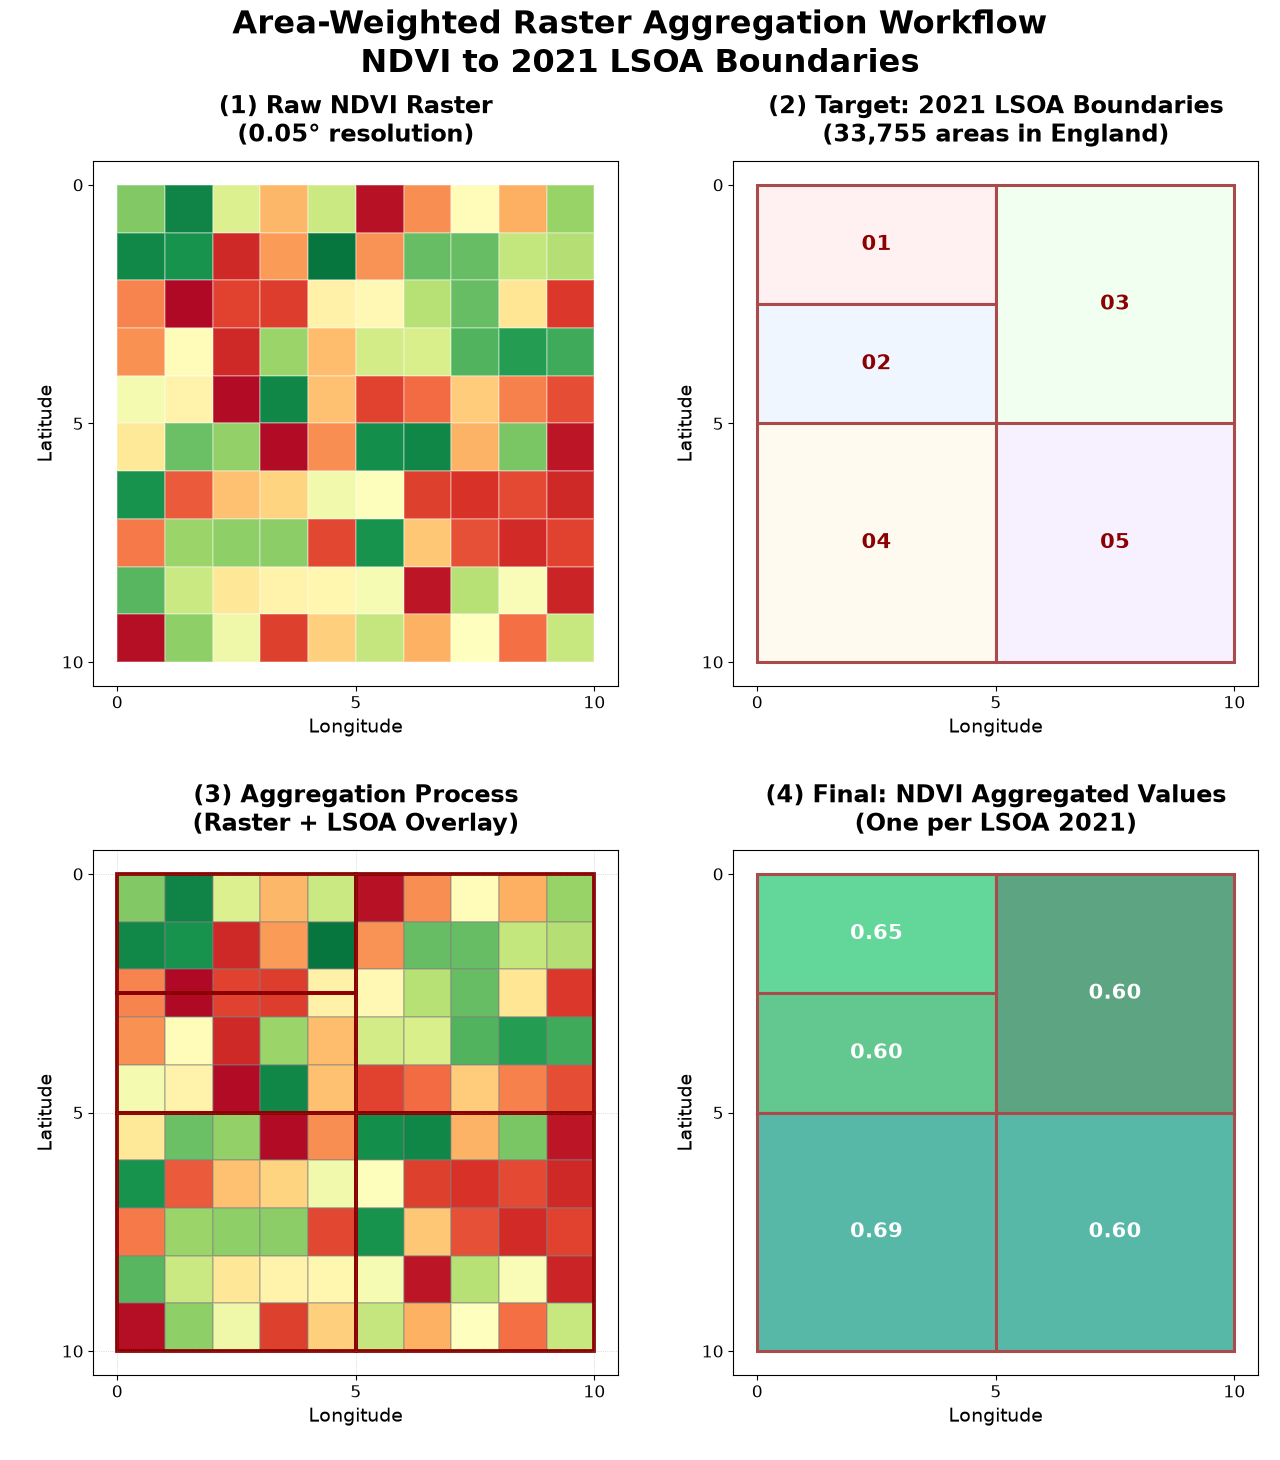

Source code (Python):
"""Generate the illustrative NDVI-to-LSOA aggregation workflow figure.

The raster values are synthetic and are used only to illustrate the diagram;
this script does not process source NDVI data.
"""

from pathlib import Path

import matplotlib.pyplot as plt
import numpy as np
from matplotlib.patches import Rectangle


OUTPUT_PATH = Path(__file__).with_name("lsoa_aggregation_workflow.png")
POLYGONS = (
    (0, 0, 5, 2.5, "01"),
    (0, 2.5, 5, 2.5, "02"),
    (5, 0, 5, 5, "03"),
    (0, 5, 5, 5, "04"),
    (5, 5, 5, 5, "05"),
)


def style_axes(ax):
    ax.set_xlim(-0.5, 10.5)
    ax.set_ylim(10.5, -0.5)
    ax.set_xticks((0, 5, 10))
    ax.set_yticks((0, 5, 10))
    ax.set_xlabel("Longitude", fontsize=14)
    ax.set_ylabel("Latitude", fontsize=14)
    ax.tick_params(labelsize=12)
    ax.set_aspect("equal")


def add_polygons(ax, facecolors, edgecolor, linewidth, show_labels=True):
    for (x, y, width, height, label), facecolor in zip(POLYGONS, facecolors):
        ax.add_patch(
            Rectangle(
                (x, y),
                width,
                height,
                facecolor=facecolor,
                edgecolor=edgecolor,
                linewidth=linewidth,
            )
        )
        if show_labels:
            ax.text(
                x + width / 2,
                y + height / 2,
                label,
                color="darkred",
                fontsize=15,
                fontweight="bold",
                ha="center",
                va="center",
            )


def main():
    rng = np.random.default_rng(2021)
    ndvi = rng.uniform(0, 1, size=(10, 10))

    fig = plt.figure(figsize=(12.8, 14.6), facecolor="white")
    fig.suptitle(
        "Area-Weighted Raster Aggregation Workflow\n"
        "NDVI to 2021 LSOA Boundaries",
        fontsize=23,
        fontweight="bold",
        y=0.995,
        linespacing=1.1,
    )

    axes = (
        fig.add_axes((0.073, 0.53, 0.41, 0.36)),
        fig.add_axes((0.573, 0.53, 0.41, 0.36)),
        fig.add_axes((0.073, 0.058, 0.41, 0.36)),
        fig.add_axes((0.573, 0.058, 0.41, 0.36)),
    )
    titles = (
        "(1) Raw NDVI Raster\n(0.05° resolution)",
        "(2) Target: 2021 LSOA Boundaries\n(33,755 areas in England)",
        "(3) Aggregation Process\n(Raster + LSOA Overlay)",
        "(4) Final: NDVI Aggregated Values\n(One per LSOA 2021)",
    )
    for ax, title in zip(axes, titles):
        ax.set_title(title, fontsize=17, fontweight="bold", pad=14)
        style_axes(ax)

    edges = np.arange(11)
    axes[0].pcolormesh(
        edges,
        edges,
        ndvi,
        cmap="RdYlGn",
        vmin=0,
        vmax=1,
        edgecolors=(1, 1, 1, 0.25),
        linewidth=0.25,
    )

    pastel_colors = ("#fff1f1", "#f0f6ff", "#f0fff0", "#fffaf0", "#f7f0ff")
    add_polygons(axes[1], pastel_colors, edgecolor="#a94b4b", linewidth=2.2)

    axes[2].pcolormesh(
        edges,
        edges,
        ndvi,
        cmap="RdYlGn",
        vmin=0,
        vmax=1,
        edgecolors=(0.5, 0.5, 0.5, 0.35),
        linewidth=0.25,
    )
    overlay_colors = ("none",) * len(POLYGONS)
    add_polygons(
        axes[2],
        overlay_colors,
        edgecolor="darkred",
        linewidth=2.7,
        show_labels=False,
    )
    axes[2].grid(True, linestyle=":", linewidth=0.5, color="gray", alpha=0.5)

    result_colors = ("#63d69a", "#63c890", "#5da582", "#58b8a8", "#58b8a8")
    add_polygons(
        axes[3],
        result_colors,
        edgecolor="#a94b4b",
        linewidth=2.2,
        show_labels=False,
    )
    for (x, y, width, height, _), value in zip(
        POLYGONS, ("0.65", "0.60", "0.60", "0.69", "0.60")
    ):
        axes[3].text(
            x + width / 2,
            y + height / 2,
            value,
            color="white",
            fontsize=15,
            fontweight="bold",
            ha="center",
            va="center",
        )

    fig.savefig(OUTPUT_PATH, dpi=100, facecolor="white")
    plt.close(fig)
    print(f"Saved {OUTPUT_PATH}")


if __name__ == "__main__":
    main()
